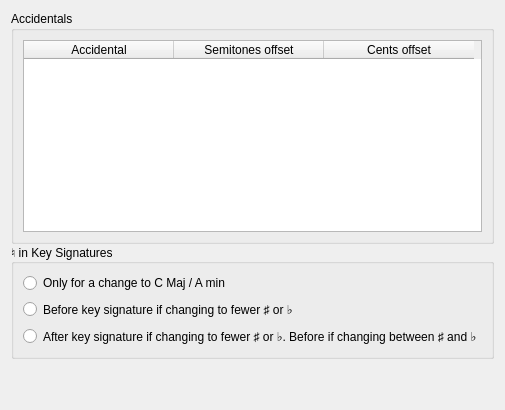
      <widget class="QWidget" name="PageAccidentals">
       <layout class="QVBoxLayout" name="verticalLayout_30">
        <property name="spacing">
         <number>0</number>
        </property>
        <item>
         <widget class="QGroupBox" name="accidentalsGroup">
          <property name="title">
           <string>Accidentals</string>
          </property>
          <layout class="QVBoxLayout" name="verticalLayout_31">
           <item>
            <widget class="QTableWidget" name="accidentalTable">
             <attribute name="horizontalHeaderDefaultSectionSize">
              <number>150</number>
             </attribute>
             <column>
              <property name="text">
               <string>Accidental</string>
              </property>
             </column>
             <column>
              <property name="text">
               <string>Semitones offset</string>
              </property>
             </column>
             <column>
              <property name="text">
               <string>Cents offset</string>
              </property>
             </column>
            </widget>
           </item>
          </layout>
         </widget>
        </item>
        <item>
         <widget class="QGroupBox" name="keySigNaturalsGroup">
          <property name="title">
           <string>♮ in Key Signatures</string>
          </property>
          <layout class="QVBoxLayout" name="verticalLayout_35">
           <item>
            <widget class="QRadioButton" name="radioKeySigNatNone">
             <property name="text">
              <string>Only for a change to C Maj / A min</string>
             </property>
            </widget>
           </item>
           <item>
            <widget class="QRadioButton" name="radioKeySigNatBefore">
             <property name="text">
              <string>Before key signature if changing to fewer ♯ or ♭</string>
             </property>
            </widget>
           </item>
           <item>
            <widget class="QRadioButton" name="radioKeySigNatAfter">
             <property name="text">
              <string>After key signature if changing to fewer ♯ or ♭. Before if changing between ♯ and ♭</string>
             </property>
            </widget>
           </item>
          </layout>
         </widget>
        </item>
        <item>
         <spacer name="verticalSpacer_5">
          <property name="orientation">
           <enum>Qt::Vertical</enum>
          </property>
          <property name="sizeHint" stdset="0">
           <size>
            <width>20</width>
            <height>40</height>
           </size>
          </property>
         </spacer>
        </item>
       </layout>
      </widget>
